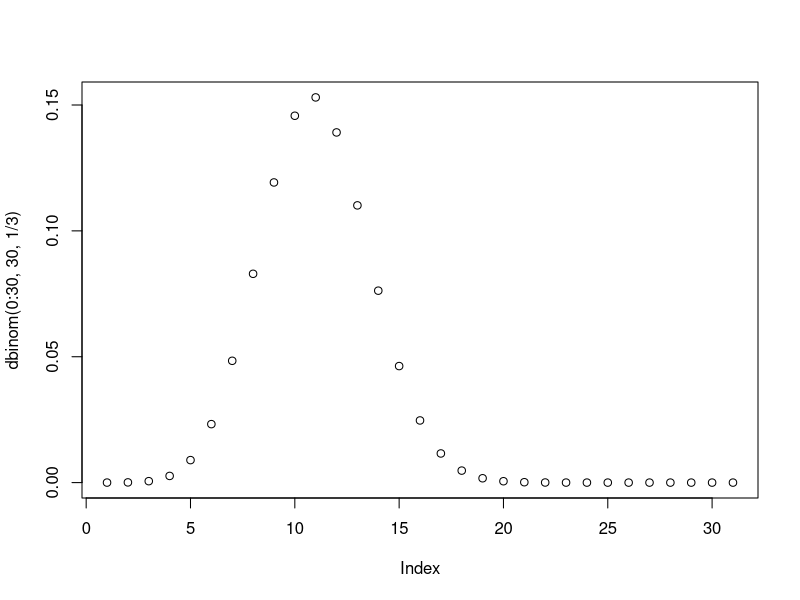
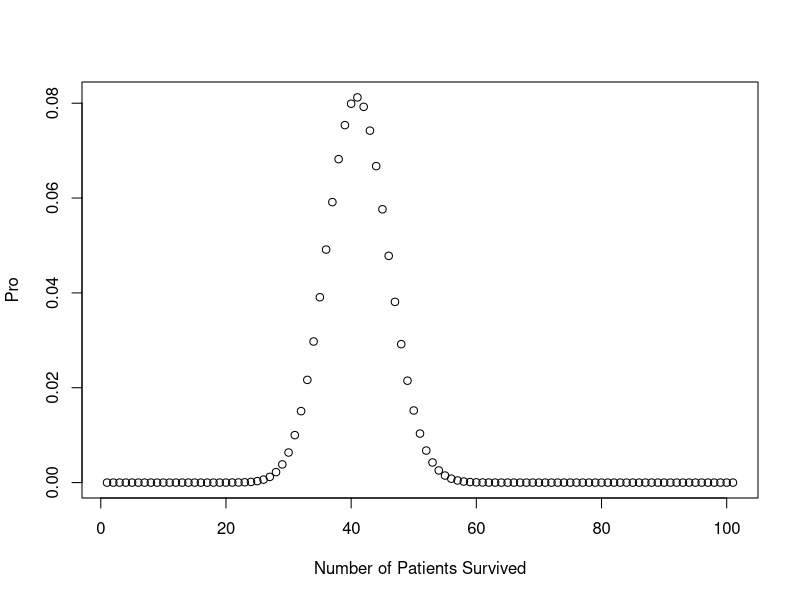
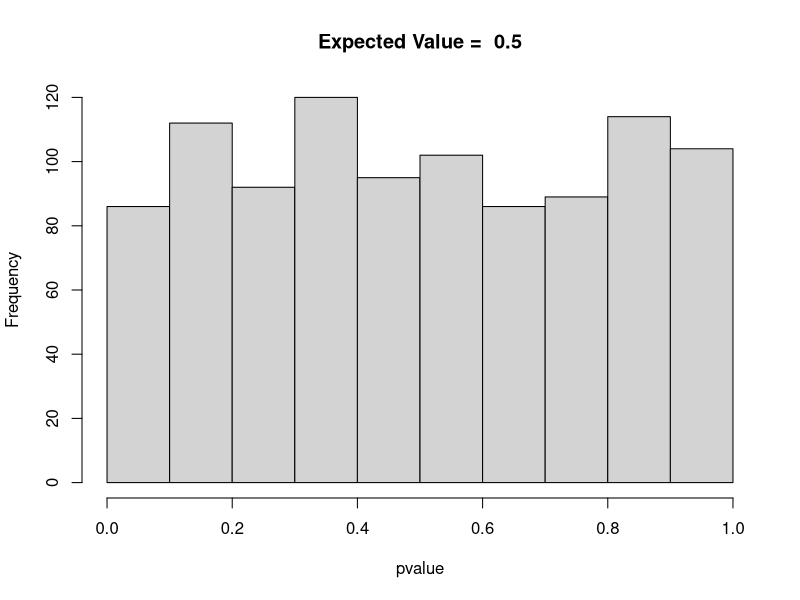
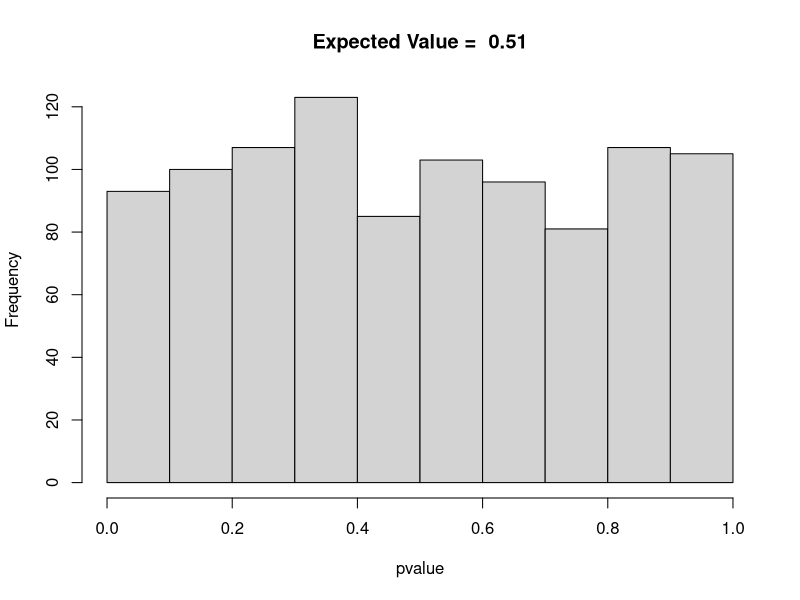
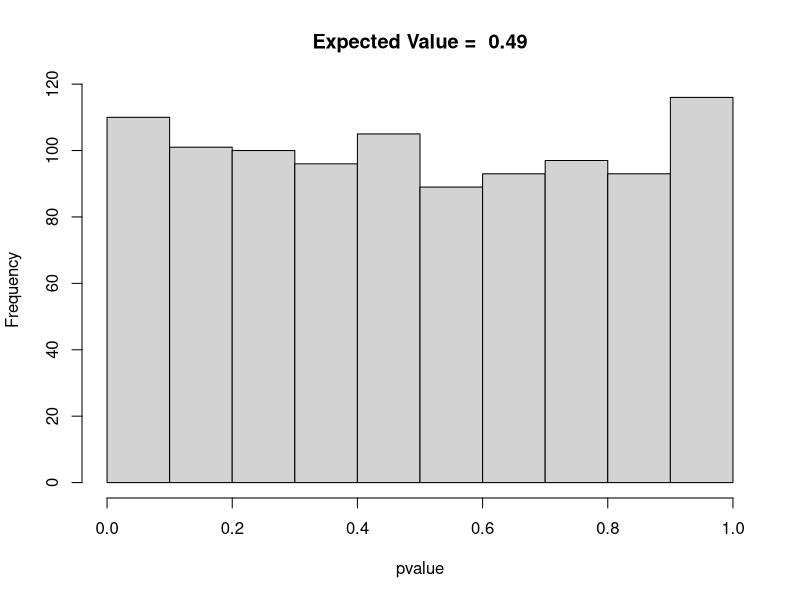
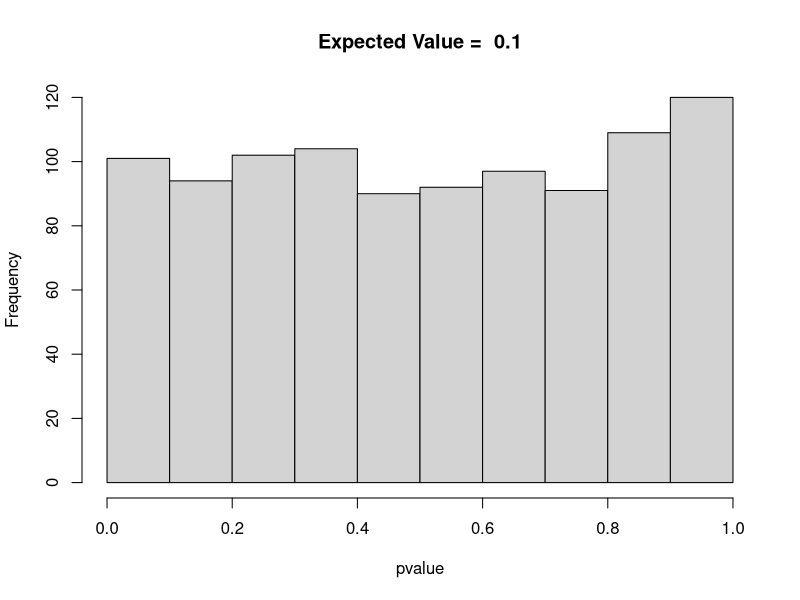

Here is the R script that generated these plots, in order:
#Q1
dbinom(12,30,1/3)    
#pro = 0.11
plot(dbinom(0:30,30,1/3))
mean = 30*1/3     
#expected mean = 10
variance = 30*1/3*(1-1/3)     
#variance = 6.67

#Q2
plot(dbinom(0:100,100,0.4),xlab = "Number of Patients Survived",ylab = "Pro")
binom.test(53,100,0.4)$p.value  
#p-value = 0.01036
binom.test(53,100,0.4,alternative = "greater") 
sum(dbinom(53:100,100,0.4))
#p-value = 0.0057

#Q3
Getpvalue = function(p)
{
  myVals = rbinom(1000,10000,p)  #one line code 
  pvalue = rep(-1,length(myVals))
  for (i in 1:length(myVals))
  {
    pvalue[i] = binom.test(myVals[i],10000,p)$p.value 
  }
hist(pvalue,main = paste("Expected Value = ",p))    #uniform distribution
return(c(mean(myVals),var(myVals)))
}
Getpvalue(1/2)
# mean = 5000.122,very close to actual mean: 5000
# variance = 2567.071, close to actual variance: 2500
Getpvalue(0.51)
Getpvalue(0.49)
Getpvalue(0.1)
### The distributions of p-value for the null hypothesis are all uniform distributions no matter what value of p. 